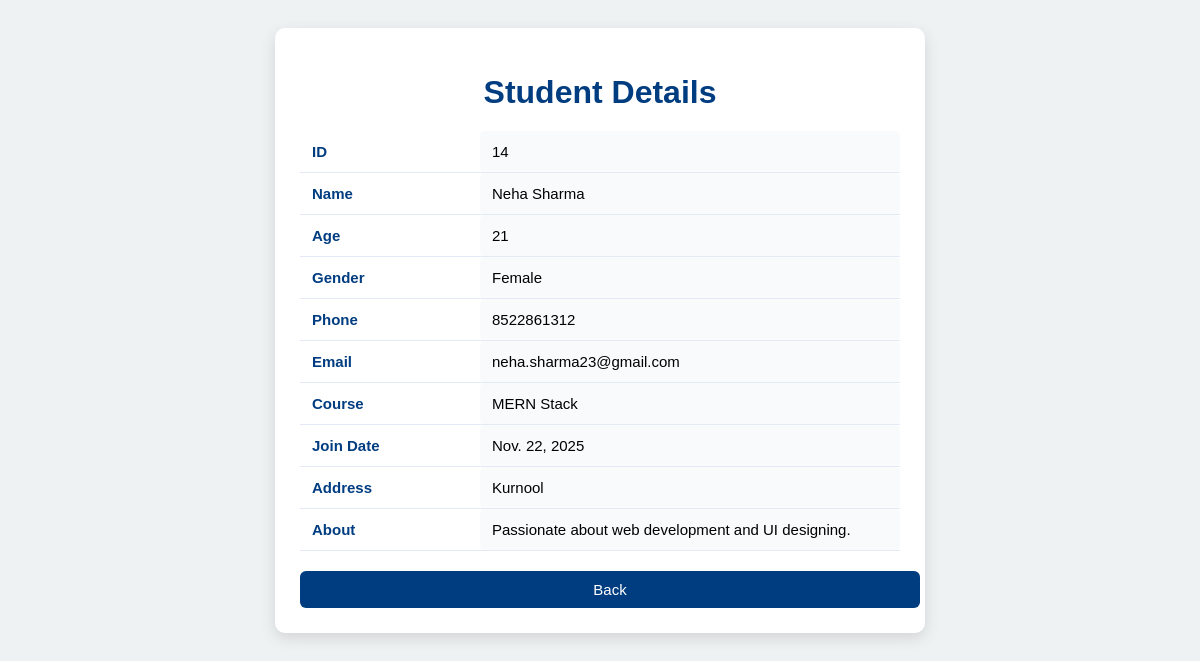
/std/14/, run on the app's committed database.
### App/models.py (models this page shows, shortened)
class Student(models.Model):
    GENDER_CHOICES = (
        ("Male", "Male"),
        ("Female", "Female"),
        ("Other", "Other"),
    )
    name = models.CharField(max_length=100)
    age = models.PositiveIntegerField()
    gender = models.CharField(max_length=10, choices=GENDER_CHOICES)
    phone = models.CharField(max_length=12)
    email = models.EmailField(unique=True)
    course = models.CharField(max_length=100)
    join_date = models.DateField(default=timezone.now)
    address = models.CharField(max_length=255)
    about = models.TextField(max_length=200)

### App/views.py (the view)
# urls.py: path("std/<int:id>/",single_student,name="single"),
def single_student(request,id):
    details = get_object_or_404(Student,id=id)
    return render (request,"view_std.html",{"details":details})

### App/templates/view_std.html (shortened to what this page needs)
<!DOCTYPE html>
<html>
<head>
</head>
<body>
<div class="container">
    <h1>Student Details</h1>
    <table>
        <tr><th>ID</th><td>{{ details.id }}</td></tr>
        <tr><th>Name</th><td>{{ details.name }}</td></tr>
        <tr><th>Age</th><td>{{ details.age }}</td></tr>
        <tr><th>Gender</th><td>{{ details.gender }}</td></tr>
        <tr><th>Phone</th><td>{{ details.phone }}</td></tr>
        <tr><th>Email</th><td>{{ details.email }}</td></tr>
        <tr><th>Course</th><td>{{ details.course }}</td></tr>
        <tr><th>Join Date</th><td>{{ details.join_date }}</td></tr>
        <tr><th>Address</th><td>{{ details.address }}</td></tr>
        <tr><th>About</th><td>{{ details.about }}</td></tr>
    </table>
    <a href="{% url 'main' %}" class="btn-back">Back</a>
</div>
</body>
</html>

### App/templates/view_std.html (style rules this page uses)
body { font-family: Arial, sans-serif; background: #eef2f3; padding: 20px; }
.container { max-width: 600px; margin: auto; background: white; padding: 25px; border-radius: 10px; box-shadow: 0px 5px 15px rgba(0,0,0,0.12); }
h1 { text-align: center; color: #003d80; margin-bottom: 20px; }
table { width: 100%; border-collapse: collapse; font-size: 15px; }
th, td { padding: 12px; border-bottom: 1px solid #e3e9f5; }
th { color: #003d80; width: 30%; text-align: left; }
td { background: #f8fafc; border-radius: 5px; }
.btn-back { display: block; width: 100%; margin-top: 20px; background:#003d80; color:white; padding: 10px; border-radius: 6px; text-align: center; text-decoration: none; font-size: 15px; cursor: pointer; transition: 0.3s; }

### data on the page
Student: id "14", name "Neha Sharma", age "21", gender "Female", phone "8522861312", email "neha.sharma23@gmail.com", course "MERN Stack", join_date "Nov. 22, 2025", address "Kurnool", about "Passionate about web development and UI designing."
